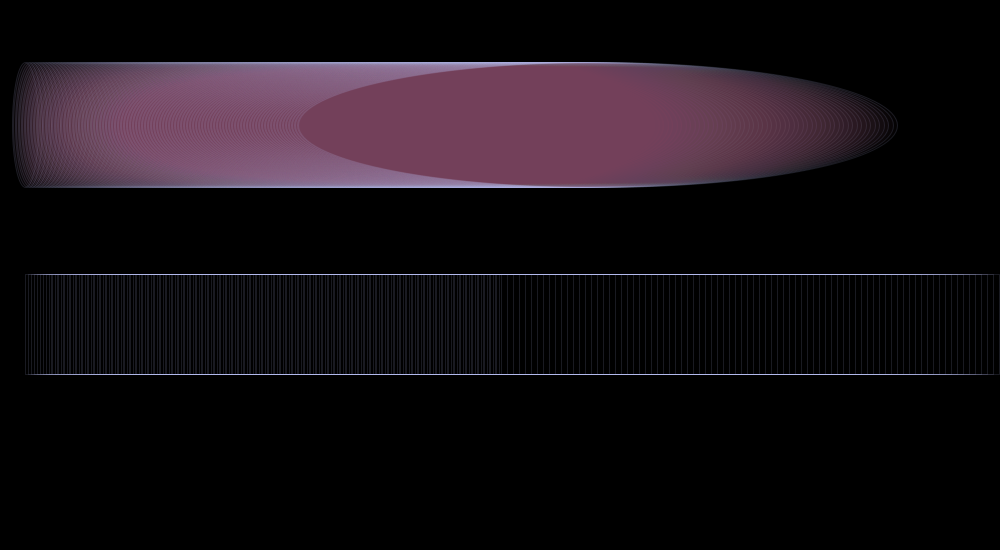
Frame 1 (no input)
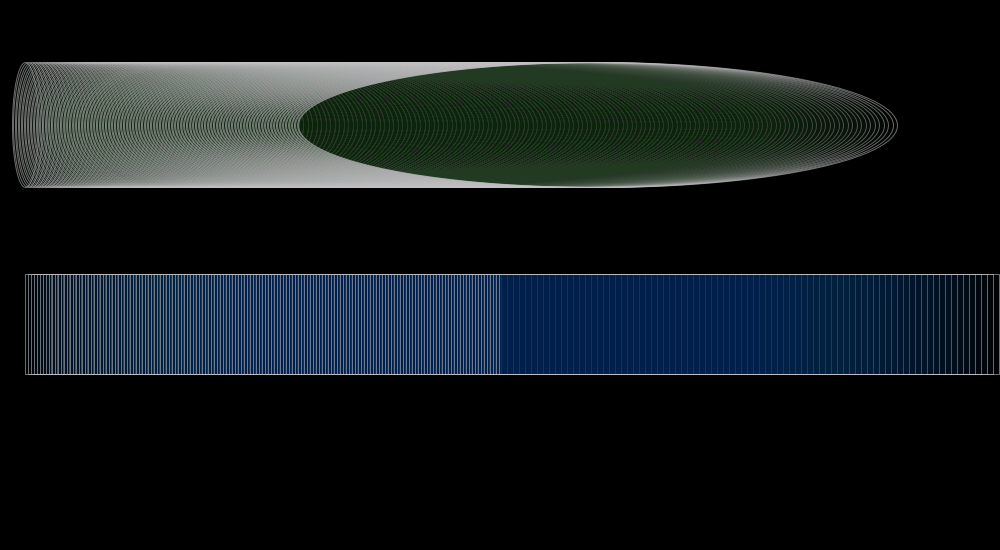
Frame 60 (the mouse pressed at the canvas centre just before this capture)
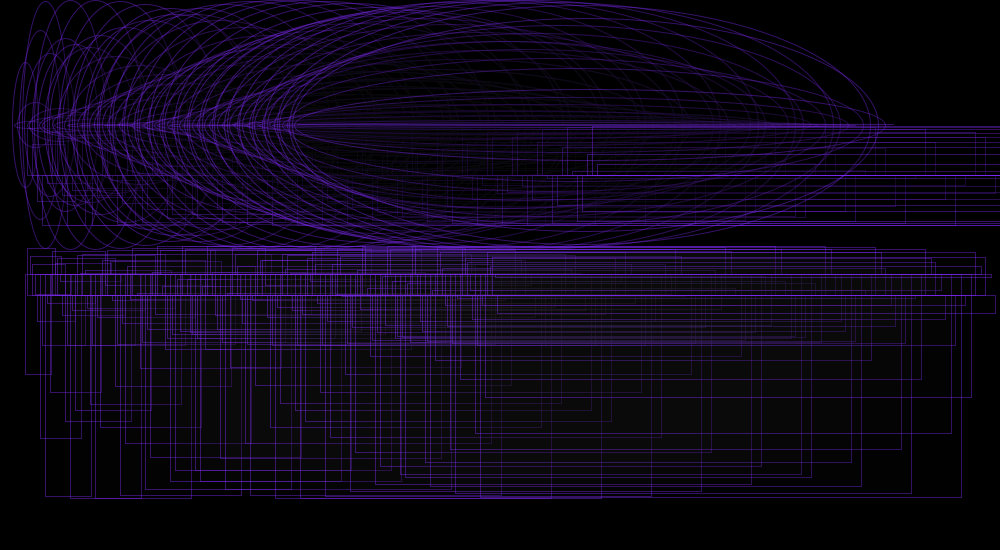
Frame 120 (the mouse held since frame 60 and released just before this capture)

The Processing sketch that drew these frames (run headless with seeded random() and noise(); from frame 60 on, the mouse is pressed at the canvas centre):

// Processing sketch: processing_46664
// ── processing_46664.pde



void setup() {
  size(1000,550);  
  
}

void draw() {
  colorMode(HSB); 
  smooth();
  background(0);
 
  

  frameRate(4);
  strokeWeight(1);
  noFill();
  stroke(random(255), random(255), random(255), random(150));
fill(random(255), random(255), random(255), random(20));


  float b = 0.0;
float inc = TWO_PI/50.0;
{
for(int i=25; i<600; i=i+1) {
  ellipse(i++, 125, i++, 125+sin(b)*125.0);
  b = b + mouseX * mouseY ;
    if(mousePressed)
  rect(i++, 175, i++, 1+sin(b)*50.0);
 
}


if(keyPressed) {
  frameRate(1);
}


fill(random(255), random(255), random(255), random(20));

  float n = 0.0;
float inj = TWO_PI/50.0;
{
for(int i=25; i<500; i=i+1) {
  rect(i++, 274, i++, 100+sin(n)*125.0);
  n = n + mouseX * mouseY ;
  if(mousePressed)
  rect(i++, 295, i++, 1+sin(n)*50.0);
}



}

}}
